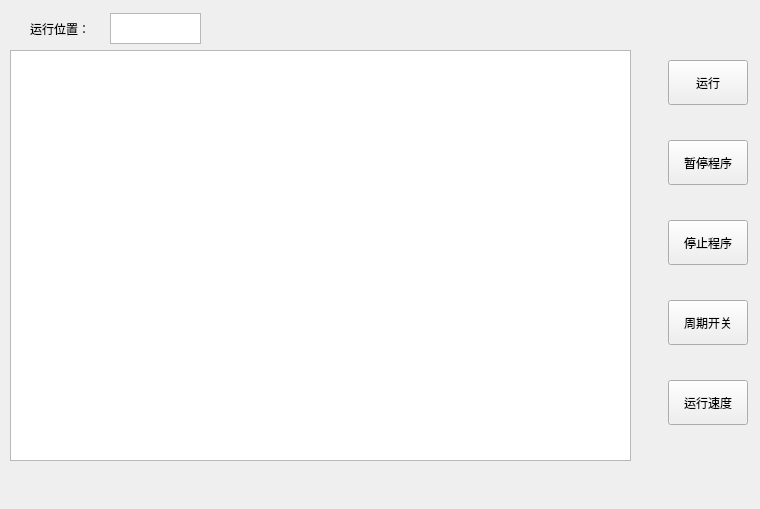
    <widget class="QWidget" name="run_programmer_page">
     <widget class="QTableWidget" name="run_programmer_content">
      <property name="enabled">
       <bool>true</bool>
      </property>
      <property name="geometry">
       <rect>
        <x>10</x>
        <y>50</y>
        <width>621</width>
        <height>411</height>
       </rect>
      </property>
      <property name="wordWrap">
       <bool>false</bool>
      </property>
      <property name="rowCount">
       <number>0</number>
      </property>
      <attribute name="horizontalHeaderVisible">
       <bool>false</bool>
      </attribute>
      <attribute name="horizontalHeaderCascadingSectionResizes">
       <bool>false</bool>
      </attribute>
      <attribute name="horizontalHeaderDefaultSectionSize">
       <number>100</number>
      </attribute>
      <attribute name="horizontalHeaderHighlightSections">
       <bool>true</bool>
      </attribute>
      <attribute name="horizontalHeaderMinimumSectionSize">
       <number>0</number>
      </attribute>
      <attribute name="horizontalHeaderShowSortIndicator" stdset="0">
       <bool>false</bool>
      </attribute>
     </widget>
     <widget class="QWidget" name="widget_3" native="true">
      <property name="geometry">
       <rect>
        <x>660</x>
        <y>40</y>
        <width>91</width>
        <height>460</height>
       </rect>
      </property>
      <widget class="QPushButton" name="run_speed_set_button">
       <property name="geometry">
        <rect>
         <x>8</x>
         <y>340</y>
         <width>80</width>
         <height>45</height>
        </rect>
       </property>
       <property name="text">
        <string>运行速度</string>
       </property>
      </widget>
      <widget class="QPushButton" name="stop_programmer_button">
       <property name="geometry">
        <rect>
         <x>8</x>
         <y>180</y>
         <width>80</width>
         <height>45</height>
        </rect>
       </property>
       <property name="text">
        <string>停止程序</string>
       </property>
      </widget>
      <widget class="QPushButton" name="pause_programmer_button">
       <property name="geometry">
        <rect>
         <x>8</x>
         <y>100</y>
         <width>80</width>
         <height>45</height>
        </rect>
       </property>
       <property name="text">
        <string>暂停程序</string>
       </property>
      </widget>
      <widget class="QPushButton" name="run_button">
       <property name="geometry">
        <rect>
         <x>8</x>
         <y>20</y>
         <width>80</width>
         <height>45</height>
        </rect>
       </property>
       <property name="text">
        <string>运行</string>
       </property>
      </widget>
      <widget class="QPushButton" name="cycle_switch_button">
       <property name="geometry">
        <rect>
         <x>8</x>
         <y>260</y>
         <width>80</width>
         <height>45</height>
        </rect>
       </property>
       <property name="text">
        <string>周期开关</string>
       </property>
      </widget>
     </widget>
     <widget class="QLabel" name="label">
      <property name="geometry">
       <rect>
        <x>30</x>
        <y>20</y>
        <width>71</width>
        <height>17</height>
       </rect>
      </property>
      <property name="text">
       <string>运行位置：</string>
      </property>
     </widget>
     <widget class="QTextEdit" name="run_position">
      <property name="geometry">
       <rect>
        <x>110</x>
        <y>13</y>
        <width>91</width>
        <height>31</height>
       </rect>
      </property>
      <property name="textInteractionFlags">
       <set>Qt::NoTextInteraction</set>
      </property>
     </widget>
    </widget>
